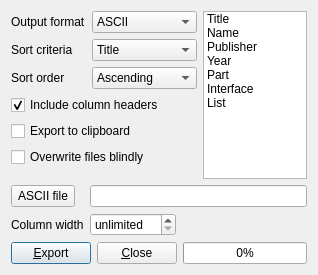
<?xml version="1.0" encoding="UTF-8"?>
<ui version="4.0">
 <class>SoftwareListExporter</class>
 <widget class="QDialog" name="SoftwareListExporter">
  <property name="geometry">
   <rect>
    <x>0</x>
    <y>0</y>
    <width>318</width>
    <height>264</height>
   </rect>
  </property>
  <layout class="QGridLayout" name="gridLayout">
   <item row="10" column="0" colspan="5">
    <widget class="QStackedWidget" name="stackedWidgetOutputParams">
     <property name="currentIndex">
      <number>0</number>
     </property>
     <widget class="QWidget" name="pageASCII">
      <layout class="QGridLayout" name="gridLayoutPageASCII">
       <property name="margin">
        <number>0</number>
       </property>
       <item row="0" column="0">
        <widget class="QToolButton" name="toolButtonBrowseASCIIFile">
         <property name="sizePolicy">
          <sizepolicy hsizetype="Fixed" vsizetype="Minimum">
           <horstretch>0</horstretch>
           <verstretch>0</verstretch>
          </sizepolicy>
         </property>
         <property name="toolTip">
          <string>Browse ASCII export file</string>
         </property>
         <property name="text">
          <string>ASCII file</string>
         </property>
         <property name="icon">
          <iconset resource="qmc2.qrc">
           <normaloff>:/data/img/fileopen.png</normaloff>:/data/img/fileopen.png</iconset>
         </property>
         <property name="toolButtonStyle">
          <enum>Qt::ToolButtonTextBesideIcon</enum>
         </property>
        </widget>
       </item>
       <item row="0" column="1" colspan="2">
        <widget class="QLineEdit" name="lineEditASCIIFile">
         <property name="sizePolicy">
          <sizepolicy hsizetype="Expanding" vsizetype="Minimum">
           <horstretch>0</horstretch>
           <verstretch>0</verstretch>
          </sizepolicy>
         </property>
         <property name="toolTip">
          <string>ASCII export file -- use $ID$ as a placeholder for the current driver</string>
         </property>
        </widget>
       </item>
       <item row="1" column="0">
        <widget class="QLabel" name="labelASCIIColumnWidth">
         <property name="text">
          <string>Column width</string>
         </property>
        </widget>
       </item>
       <item row="1" column="1">
        <widget class="QSpinBox" name="spinBoxASCIIColumnWidth">
         <property name="enabled">
          <bool>true</bool>
         </property>
         <property name="sizePolicy">
          <sizepolicy hsizetype="MinimumExpanding" vsizetype="Minimum">
           <horstretch>0</horstretch>
           <verstretch>0</verstretch>
          </sizepolicy>
         </property>
         <property name="toolTip">
          <string>Maximum column width for ASCII export (0 = unlimited)</string>
         </property>
         <property name="specialValueText">
          <string>unlimited</string>
         </property>
         <property name="maximum">
          <number>99999</number>
         </property>
         <property name="value">
          <number>0</number>
         </property>
        </widget>
       </item>
       <item row="1" column="2">
        <spacer name="horizontalSpacer1">
         <property name="orientation">
          <enum>Qt::Horizontal</enum>
         </property>
         <property name="sizeHint" stdset="0">
          <size>
           <width>125</width>
           <height>20</height>
          </size>
         </property>
        </spacer>
       </item>
       <item row="2" column="0" colspan="3">
        <spacer name="verticalSpacer2">
         <property name="orientation">
          <enum>Qt::Vertical</enum>
         </property>
         <property name="sizeHint" stdset="0">
          <size>
           <width>0</width>
           <height>0</height>
          </size>
         </property>
        </spacer>
       </item>
      </layout>
     </widget>
     <widget class="QWidget" name="pageCSV">
      <layout class="QGridLayout" name="gridLayoutPageCSV">
       <property name="margin">
        <number>0</number>
       </property>
       <item row="0" column="0">
        <widget class="QToolButton" name="toolButtonBrowseCSVFile">
         <property name="sizePolicy">
          <sizepolicy hsizetype="Fixed" vsizetype="Minimum">
           <horstretch>0</horstretch>
           <verstretch>0</verstretch>
          </sizepolicy>
         </property>
         <property name="toolTip">
          <string>Browse CSV export file</string>
         </property>
         <property name="text">
          <string>CSV file</string>
         </property>
         <property name="icon">
          <iconset resource="qmc2.qrc">
           <normaloff>:/data/img/fileopen.png</normaloff>:/data/img/fileopen.png</iconset>
         </property>
         <property name="toolButtonStyle">
          <enum>Qt::ToolButtonTextBesideIcon</enum>
         </property>
        </widget>
       </item>
       <item row="0" column="1" colspan="5">
        <widget class="QLineEdit" name="lineEditCSVFile">
         <property name="sizePolicy">
          <sizepolicy hsizetype="Expanding" vsizetype="Minimum">
           <horstretch>0</horstretch>
           <verstretch>0</verstretch>
          </sizepolicy>
         </property>
         <property name="toolTip">
          <string>CSV export file -- use $ID$ as a placeholder for the current driver</string>
         </property>
        </widget>
       </item>
       <item row="1" column="0">
        <widget class="QLabel" name="labelCSVSeparator">
         <property name="text">
          <string>Separator</string>
         </property>
        </widget>
       </item>
       <item row="1" column="1">
        <widget class="QLineEdit" name="lineEditCSVSeparator">
         <property name="enabled">
          <bool>true</bool>
         </property>
         <property name="sizePolicy">
          <sizepolicy hsizetype="Maximum" vsizetype="Minimum">
           <horstretch>0</horstretch>
           <verstretch>0</verstretch>
          </sizepolicy>
         </property>
         <property name="minimumSize">
          <size>
           <width>30</width>
           <height>0</height>
          </size>
         </property>
         <property name="maximumSize">
          <size>
           <width>30</width>
           <height>16777215</height>
          </size>
         </property>
         <property name="toolTip">
          <string>Field separator for CSV export</string>
         </property>
         <property name="text">
          <string>;</string>
         </property>
         <property name="maxLength">
          <number>1</number>
         </property>
         <property name="alignment">
          <set>Qt::AlignHCenter</set>
         </property>
        </widget>
       </item>
       <item row="1" column="2">
        <spacer name="horizontalSpacer2">
         <property name="orientation">
          <enum>Qt::Horizontal</enum>
         </property>
         <property name="sizeHint" stdset="0">
          <size>
           <width>41</width>
           <height>20</height>
          </size>
         </property>
        </spacer>
       </item>
       <item row="1" column="3">
        <widget class="QLabel" name="labelCSVDelimiter">
         <property name="text">
          <string>Delimiter</string>
         </property>
        </widget>
       </item>
       <item row="1" column="4">
        <widget class="QLineEdit" name="lineEditCSVDelimiter">
         <property name="enabled">
          <bool>true</bool>
         </property>
         <property name="sizePolicy">
          <sizepolicy hsizetype="Maximum" vsizetype="Minimum">
           <horstretch>0</horstretch>
           <verstretch>0</verstretch>
          </sizepolicy>
         </property>
         <property name="minimumSize">
          <size>
           <width>30</width>
           <height>0</height>
          </size>
         </property>
         <property name="maximumSize">
          <size>
           <width>30</width>
           <height>16777215</height>
          </size>
         </property>
         <property name="toolTip">
          <string>Text delimiter for CSV export</string>
         </property>
         <property name="text">
          <string>&quot;</string>
         </property>
         <property name="maxLength">
          <number>1</number>
         </property>
         <property name="alignment">
          <set>Qt::AlignHCenter</set>
         </property>
        </widget>
       </item>
       <item row="1" column="5">
        <spacer name="horizontalSpacer3">
         <property name="orientation">
          <enum>Qt::Horizontal</enum>
         </property>
         <property name="sizeHint" stdset="0">
          <size>
           <width>40</width>
           <height>20</height>
          </size>
         </property>
        </spacer>
       </item>
       <item row="2" column="0" colspan="6">
        <spacer name="verticalSpacer3">
         <property name="orientation">
          <enum>Qt::Vertical</enum>
         </property>
         <property name="sizeHint" stdset="0">
          <size>
           <width>0</width>
           <height>0</height>
          </size>
         </property>
        </spacer>
       </item>
      </layout>
     </widget>
    </widget>
   </item>
   <item row="0" column="3" rowspan="9" colspan="2">
    <widget class="QListWidget" name="listWidgetColumns">
     <property name="sizePolicy">
      <sizepolicy hsizetype="Ignored" vsizetype="Ignored">
       <horstretch>0</horstretch>
       <verstretch>0</verstretch>
      </sizepolicy>
     </property>
     <property name="toolTip">
      <string>Select the columns you want to export and the order in which they are to be listed (drag &amp; drop entries around)</string>
     </property>
     <property name="dragDropMode">
      <enum>QAbstractItemView::InternalMove</enum>
     </property>
     <property name="selectionMode">
      <enum>QAbstractItemView::ExtendedSelection</enum>
     </property>
     <property name="movement">
      <enum>QListView::Free</enum>
     </property>
     <item>
      <property name="text">
       <string>Title</string>
      </property>
     </item>
     <item>
      <property name="text">
       <string>Name</string>
      </property>
     </item>
     <item>
      <property name="text">
       <string>Publisher</string>
      </property>
     </item>
     <item>
      <property name="text">
       <string>Year</string>
      </property>
     </item>
     <item>
      <property name="text">
       <string>Part</string>
      </property>
     </item>
     <item>
      <property name="text">
       <string>Interface</string>
      </property>
     </item>
     <item>
      <property name="text">
       <string>List</string>
      </property>
     </item>
    </widget>
   </item>
   <item row="11" column="0" colspan="5">
    <layout class="QHBoxLayout" name="horizontalLayout">
     <item>
      <widget class="QPushButton" name="pushButtonExport">
       <property name="toolTip">
        <string>Export now!</string>
       </property>
       <property name="text">
        <string>&amp;Export</string>
       </property>
       <property name="icon">
        <iconset resource="qmc2.qrc">
         <normaloff>:/data/img/filesaveas.png</normaloff>:/data/img/filesaveas.png</iconset>
       </property>
      </widget>
     </item>
     <item>
      <widget class="QPushButton" name="pushButtonClose">
       <property name="toolTip">
        <string>Close software-list export</string>
       </property>
       <property name="text">
        <string>&amp;Close</string>
       </property>
       <property name="icon">
        <iconset resource="qmc2.qrc">
         <normaloff>:/data/img/yes.png</normaloff>:/data/img/yes.png</iconset>
       </property>
      </widget>
     </item>
     <item>
      <widget class="QProgressBar" name="progressBarExport">
       <property name="toolTip">
        <string>Export progress indicator</string>
       </property>
       <property name="value">
        <number>0</number>
       </property>
       <property name="format">
        <string>%p%</string>
       </property>
      </widget>
     </item>
    </layout>
   </item>
   <item row="1" column="0">
    <widget class="QLabel" name="labelSortCriteria">
     <property name="sizePolicy">
      <sizepolicy hsizetype="Fixed" vsizetype="Preferred">
       <horstretch>0</horstretch>
       <verstretch>0</verstretch>
      </sizepolicy>
     </property>
     <property name="text">
      <string>Sort criteria</string>
     </property>
    </widget>
   </item>
   <item row="2" column="0">
    <widget class="QLabel" name="labelSortOrder">
     <property name="sizePolicy">
      <sizepolicy hsizetype="Fixed" vsizetype="Preferred">
       <horstretch>0</horstretch>
       <verstretch>0</verstretch>
      </sizepolicy>
     </property>
     <property name="text">
      <string>Sort order</string>
     </property>
    </widget>
   </item>
   <item row="0" column="0">
    <widget class="QLabel" name="labelOutputFormat">
     <property name="sizePolicy">
      <sizepolicy hsizetype="Fixed" vsizetype="Preferred">
       <horstretch>0</horstretch>
       <verstretch>0</verstretch>
      </sizepolicy>
     </property>
     <property name="text">
      <string>Output format</string>
     </property>
    </widget>
   </item>
   <item row="0" column="1" colspan="2">
    <widget class="QComboBox" name="comboBoxOutputFormat">
     <property name="sizePolicy">
      <sizepolicy hsizetype="MinimumExpanding" vsizetype="Minimum">
       <horstretch>0</horstretch>
       <verstretch>0</verstretch>
      </sizepolicy>
     </property>
     <property name="toolTip">
      <string>Select output format</string>
     </property>
     <item>
      <property name="text">
       <string>ASCII</string>
      </property>
     </item>
     <item>
      <property name="text">
       <string>CSV</string>
      </property>
     </item>
    </widget>
   </item>
   <item row="2" column="1" colspan="2">
    <widget class="QComboBox" name="comboBoxSortOrder">
     <property name="sizePolicy">
      <sizepolicy hsizetype="MinimumExpanding" vsizetype="Minimum">
       <horstretch>0</horstretch>
       <verstretch>0</verstretch>
      </sizepolicy>
     </property>
     <property name="toolTip">
      <string>Select sort order</string>
     </property>
     <item>
      <property name="text">
       <string>Ascending</string>
      </property>
      <property name="icon">
       <iconset resource="qmc2.qrc">
        <normaloff>:/data/img/up.png</normaloff>:/data/img/up.png</iconset>
      </property>
     </item>
     <item>
      <property name="text">
       <string>Descending</string>
      </property>
      <property name="icon">
       <iconset resource="qmc2.qrc">
        <normaloff>:/data/img/down.png</normaloff>:/data/img/down.png</iconset>
      </property>
     </item>
    </widget>
   </item>
   <item row="1" column="1" colspan="2">
    <widget class="QComboBox" name="comboBoxSortCriteria">
     <property name="sizePolicy">
      <sizepolicy hsizetype="MinimumExpanding" vsizetype="Minimum">
       <horstretch>0</horstretch>
       <verstretch>0</verstretch>
      </sizepolicy>
     </property>
     <property name="toolTip">
      <string>Select sort criteria</string>
     </property>
     <item>
      <property name="text">
       <string>Title</string>
      </property>
     </item>
     <item>
      <property name="text">
       <string>Name</string>
      </property>
     </item>
     <item>
      <property name="text">
       <string>Publisher</string>
      </property>
     </item>
     <item>
      <property name="text">
       <string>Year</string>
      </property>
     </item>
     <item>
      <property name="text">
       <string>Part</string>
      </property>
     </item>
     <item>
      <property name="text">
       <string>Interface</string>
      </property>
     </item>
     <item>
      <property name="text">
       <string>List</string>
      </property>
     </item>
    </widget>
   </item>
   <item row="5" column="0" colspan="3">
    <widget class="QCheckBox" name="checkBoxOverwriteBlindly">
     <property name="toolTip">
      <string>Overwrite existing files without asking what to do</string>
     </property>
     <property name="text">
      <string>Overwrite files blindly</string>
     </property>
     <property name="checked">
      <bool>false</bool>
     </property>
    </widget>
   </item>
   <item row="4" column="0" colspan="2">
    <widget class="QCheckBox" name="checkBoxExportToClipboard">
     <property name="toolTip">
      <string>Export to the system clipboard instead of a file</string>
     </property>
     <property name="text">
      <string>Export to clipboard</string>
     </property>
     <property name="checked">
      <bool>false</bool>
     </property>
    </widget>
   </item>
   <item row="3" column="0" colspan="3">
    <widget class="QCheckBox" name="checkBoxIncludeColumnHeaders">
     <property name="toolTip">
      <string>Include column header texts</string>
     </property>
     <property name="text">
      <string>Include column headers</string>
     </property>
     <property name="checked">
      <bool>true</bool>
     </property>
    </widget>
   </item>
   <item row="6" column="0" colspan="3">
    <spacer name="verticalSpacer1">
     <property name="orientation">
      <enum>Qt::Vertical</enum>
     </property>
     <property name="sizeHint" stdset="0">
      <size>
       <width>0</width>
       <height>0</height>
      </size>
     </property>
    </spacer>
   </item>
  </layout>
  <zorder>stackedWidgetOutputParams</zorder>
  <zorder>listWidgetColumns</zorder>
  <zorder>labelSortCriteria</zorder>
  <zorder>labelSortOrder</zorder>
  <zorder>labelOutputFormat</zorder>
  <zorder>comboBoxOutputFormat</zorder>
  <zorder>comboBoxSortOrder</zorder>
  <zorder>comboBoxSortCriteria</zorder>
  <zorder>checkBoxOverwriteBlindly</zorder>
  <zorder>checkBoxExportToClipboard</zorder>
  <zorder>checkBoxIncludeColumnHeaders</zorder>
 </widget>
 <tabstops>
  <tabstop>comboBoxOutputFormat</tabstop>
  <tabstop>comboBoxSortCriteria</tabstop>
  <tabstop>comboBoxSortOrder</tabstop>
  <tabstop>checkBoxIncludeColumnHeaders</tabstop>
  <tabstop>checkBoxExportToClipboard</tabstop>
  <tabstop>checkBoxOverwriteBlindly</tabstop>
  <tabstop>listWidgetColumns</tabstop>
  <tabstop>toolButtonBrowseASCIIFile</tabstop>
  <tabstop>lineEditASCIIFile</tabstop>
  <tabstop>spinBoxASCIIColumnWidth</tabstop>
  <tabstop>toolButtonBrowseCSVFile</tabstop>
  <tabstop>lineEditCSVFile</tabstop>
  <tabstop>lineEditCSVSeparator</tabstop>
  <tabstop>lineEditCSVDelimiter</tabstop>
  <tabstop>pushButtonExport</tabstop>
  <tabstop>pushButtonClose</tabstop>
 </tabstops>
 <resources>
  <include location="qmc2.qrc"/>
 </resources>
 <connections>
  <connection>
   <sender>checkBoxExportToClipboard</sender>
   <signal>toggled(bool)</signal>
   <receiver>checkBoxOverwriteBlindly</receiver>
   <slot>setDisabled(bool)</slot>
   <hints>
    <hint type="sourcelabel">
     <x>141</x>
     <y>107</y>
    </hint>
    <hint type="destinationlabel">
     <x>204</x>
     <y>132</y>
    </hint>
   </hints>
  </connection>
  <connection>
   <sender>pushButtonClose</sender>
   <signal>clicked()</signal>
   <receiver>SoftwareListExporter</receiver>
   <slot>reject()</slot>
   <hints>
    <hint type="sourcelabel">
     <x>133</x>
     <y>210</y>
    </hint>
    <hint type="destinationlabel">
     <x>190</x>
     <y>230</y>
    </hint>
   </hints>
  </connection>
  <connection>
   <sender>checkBoxExportToClipboard</sender>
   <signal>toggled(bool)</signal>
   <receiver>toolButtonBrowseASCIIFile</receiver>
   <slot>setDisabled(bool)</slot>
   <hints>
    <hint type="sourcelabel">
     <x>102</x>
     <y>91</y>
    </hint>
    <hint type="destinationlabel">
     <x>77</x>
     <y>149</y>
    </hint>
   </hints>
  </connection>
  <connection>
   <sender>checkBoxExportToClipboard</sender>
   <signal>toggled(bool)</signal>
   <receiver>lineEditASCIIFile</receiver>
   <slot>setDisabled(bool)</slot>
   <hints>
    <hint type="sourcelabel">
     <x>140</x>
     <y>92</y>
    </hint>
    <hint type="destinationlabel">
     <x>176</x>
     <y>150</y>
    </hint>
   </hints>
  </connection>
  <connection>
   <sender>checkBoxExportToClipboard</sender>
   <signal>toggled(bool)</signal>
   <receiver>toolButtonBrowseCSVFile</receiver>
   <slot>setDisabled(bool)</slot>
   <hints>
    <hint type="sourcelabel">
     <x>108</x>
     <y>90</y>
    </hint>
    <hint type="destinationlabel">
     <x>66</x>
     <y>154</y>
    </hint>
   </hints>
  </connection>
  <connection>
   <sender>checkBoxExportToClipboard</sender>
   <signal>toggled(bool)</signal>
   <receiver>lineEditCSVFile</receiver>
   <slot>setDisabled(bool)</slot>
   <hints>
    <hint type="sourcelabel">
     <x>36</x>
     <y>98</y>
    </hint>
    <hint type="destinationlabel">
     <x>148</x>
     <y>148</y>
    </hint>
   </hints>
  </connection>
 </connections>
</ui>
